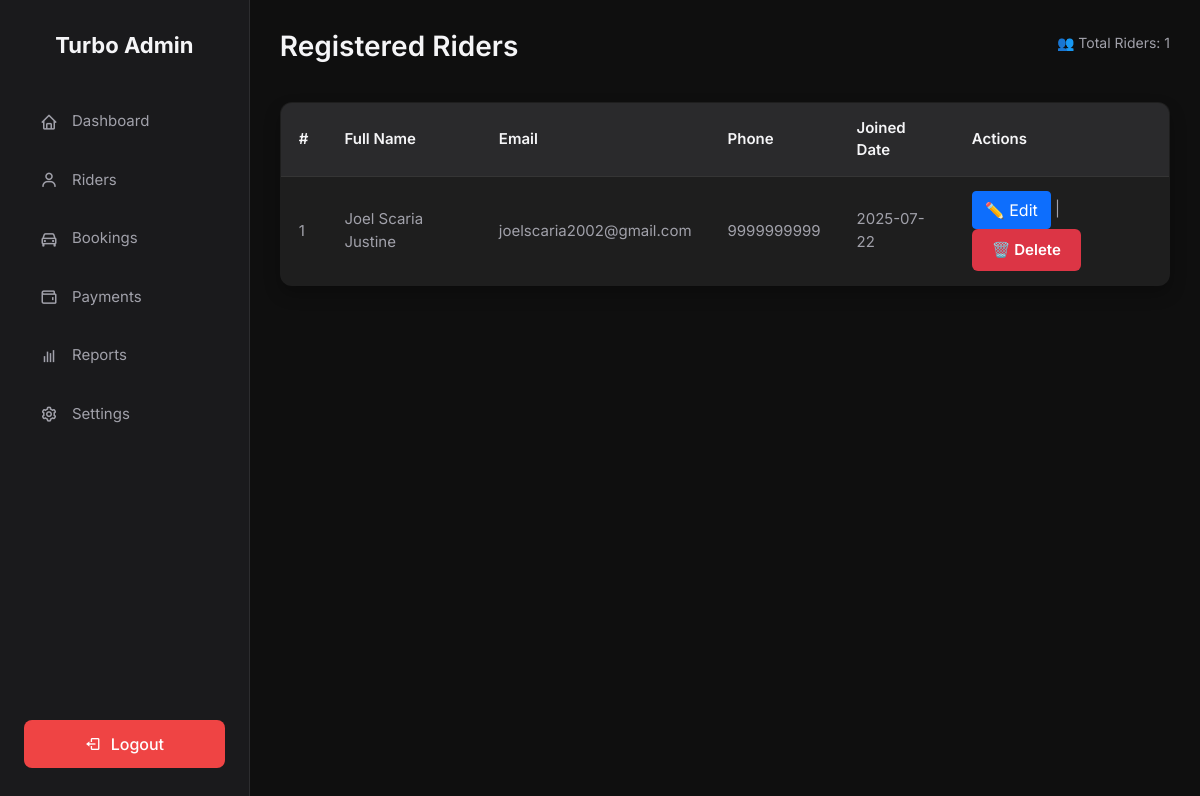
The page /adminpages/rider/ (signed in) on the database its author committed.
### account/models.py (models this page shows, shortened)
class CustomUser(AbstractUser):
    ROLE_CHOICES = [
        ('driver', 'Driver'),
        ('rider', 'Rider'),
        ('admin', 'Admin'),
    ]
    full_name = models.CharField(max_length=100)
    email = models.EmailField(unique=True)
    role = models.CharField(max_length=10, choices=ROLE_CHOICES)
    phone = models.CharField(max_length=10, default="9999999999")
    USERNAME_FIELD = 'email'
    REQUIRED_FIELDS = ['username', 'full_name', 'role']

### adminpages/views.py (the view)
# urls.py: path('rider/', views.rider, name='rider'),
@login_required
def rider(request):
    riders = CustomUser.objects.filter(role='rider')
    return render(request, 'adminpages/rider.html', {'riders': riders})

### templates/adminpages/rider.html (shortened to what this page needs)
{% extends 'adminpages/base.html' %}
{% block content %}
<div class="main">
  <div class="header">
    <h1>Registered Riders</h1>
    <p>👥 Total Riders: {{ riders.count }}</p>
  </div>
  <table>
    <thead>
      <tr>
        <th>#</th>
        <th>Full Name</th>
        <th>Email</th>
        <th>Phone</th>
        <th>Joined Date</th>
        <th>Actions</th>
      </tr>
    </thead>
    <tbody>
      {% for rider in riders %}
      <tr>
        <td>{{ forloop.counter }}</td>
        <td>{{ rider.full_name }}</td>
        <td>{{ rider.email }}</td>
        <td>{{ rider.phone }}</td>
        <td>{{ rider.date_joined|date:"Y-m-d" }}</td>
        <td>
          <a href="{% url 'adminpages:edit_rider' rider.id %}"><button class="btn btn-primary">✏️ Edit</button></a> |
          <form method="post" action="{% url 'adminpages:delete_rider' rider.id %}" style="display:inline;">
            <button type="submit" class="btn btn-danger" onclick="return confirm('Are you sure you want to delete this rider?');">
              🗑️ Delete
            </button>
          </form>
        </td>
      </tr>
      {% empty %}
      <tr>
        <td colspan="5">No riders found.</td>
      </tr>
      {% endfor %}
    </tbody>
  </table>
</div>
{% endblock %}

### static/adminpages/css/style.css (style rules this page uses)
:root { --bg-dark: #0f0f0f; --bg-sidebar: #1a1a1c; --card-bg: #1e1e1e; --text-light: #f5f5f7; --text-muted: #a1a1aa; --accent: #3b82f6; --danger: #ef4444; --hover-bg: #2a2a2c; --border: #2d2d2f; --green: #10b981; --orange: #f59e0b; --blue: #3b82f6; }
* { margin: 0; padding: 0; box-sizing: border-box; }
body { font-family: 'Inter', sans-serif; display: flex; height: 100vh; background-color: var(--bg-dark); color: var(--text-light); }
.main { flex-grow: 1; padding: 30px; overflow-y: auto; background-color: var(--bg-dark); }
.header { display: flex; justify-content: space-between; align-items: center; margin-bottom: 30px; }
.header h1 { font-size: 28px; font-weight: 600; color: var(--text-light); }
.header p { font-size: 14px; color: var(--text-muted); }
table { width: 100%; border-collapse: collapse; background: var(--card-bg); border-radius: 12px; overflow: hidden; box-shadow: 0 8px 16px rgba(0, 0, 0, 0.25); border: 1px solid var(--border); }
thead { background-color: var(--hover-bg); color: var(--text-light); }
th, td { padding: 14px 18px; text-align: left; font-size: 15px; border-bottom: 1px solid #353535; }
th { color: var(--text-light); font-weight: 600; }
td { color: var(--text-muted); }
button[type="submit"], .cancel-btn { padding: 10px 20px; border-radius: 6px; font-weight: 600; font-size: 15px; text-decoration: none; display: inline-block; transition: background-color 0.2s ease; }
button[type="submit"] { color: white; border: none; }

### rows shown on the page
CustomUser: full_name "Joel Scaria Justine", email "joelscaria2002@gmail.com", phone "9999999999", date_joined "2025-07-22"

### other values the page prints
{{ riders.count }} "1"
